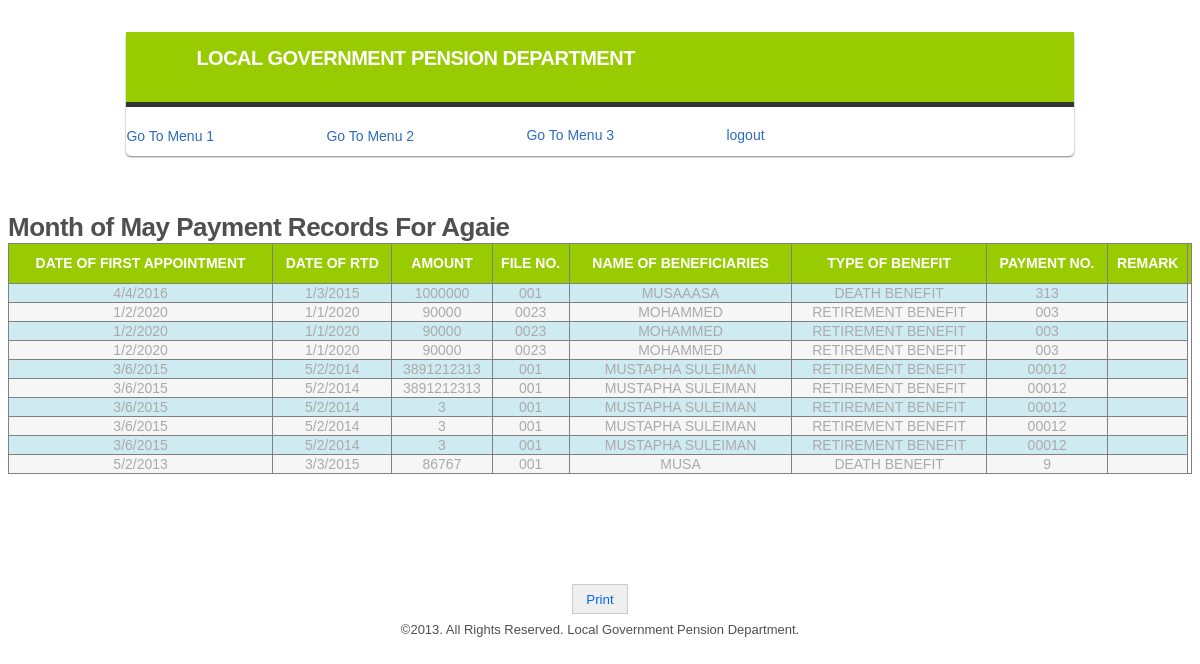
Page /admin/view2.php?status=Agaie (signed in) on the committed database.
### tables this page shows
CREATE TABLE `voters` (
  `id` int(10) NOT NULL auto_increment,
  `lg_to_vote` varchar(200) NOT NULL,
  `date_of_first_appointment` varchar(20) NOT NULL,
  `date_of_rtd` varchar(20) NOT NULL,
  `amount` varchar(200) NOT NULL,
  `fileno` varchar(200) NOT NULL,
  `name_of_beneficiary` varchar(200) NOT NULL,
  `type_of_benefit` varchar(200) NOT NULL,
  `payment_no` varchar(200) NOT NULL,
  `remark` varchar(200) NOT NULL,
  `payment_status` varchar(200) NOT NULL,
  `date` int(5) NOT NULL,
  `diff` date NOT NULL,
  PRIMARY KEY  (`id`)
);

### admin/class.php (called while the page is built, shortened)
<?php
class ourclass{
	public function checkNumofVisitors($query){
		$this->query=$query;
		if(mysql_num_rows($this->query)==0){ return false;}
		else { return true; }
		}
	}
?>

### admin/view2.php (the view, shortened to what this page needs)
<?php
if($_SESSION['auth']==1){
$status=$_GET['status'];
?>
<!DOCTYPE html PUBLIC "-//W3C//DTD XHTML 1.0 Transitional//EN" "http://www.w3.org/TR/xhtml1/DTD/xhtml1-transitional.dtd">
<html xmlns="http://www.w3.org/1999/xhtml">
<head>
<link href="style.css" rel="stylesheet" type="text/css" />
</head>
<body>
<div id="wrapper">
<div id="head">
<h2 style="position:relative; top:15px; left:70px;">LOCAL GOVERNMENT PENSION DEPARTMENT</h2>
 </div>
<p style="margin:-20px 0px 0px 0px;"><a style="color:#FOO; font-size:14px;" href="menu.php">Go To Menu 1</a></p>
<p style="margin:-20px 0px 0px 200px;"><a style="color:#FOO; font-size:14px;" href="menu2.php">Go To Menu 2</a></p>
<p style="margin:-20px 0px 0px 400px;"><a style="color:#FOO; font-size:14px;" href="menu4.php">Go To Menu 3</a></p>
<p style="margin:-20px 0px 0px 600px;"><a style="color:#FOO; font-size:14px;" href="logout.php">logout</a></p>
<br/>
</div>
<div id="body">
<div id="rightside">
<div id="menu">
<?php
  include ("class.php");
  $object=new ourclass;
  $display = 20;
  if (isset($_GET['s']) && is_numeric
  ($_GET['s'])) {
  $start = $_GET['s'];
  } else {
  $start = 0;
  }
  ?>
  <p>&nbsp;</p>
  <h1>Month of <?php echo date("F");?> Payment Records For <?php echo $status; ?></h1>
  <?php
$fetch="SELECT * FROM `voters` WHERE `date_of_rtd` AND `lg_to_vote`='$status'  ORDER BY `date` ASC LIMIT $start, $display ";
$fetch=@mysql_query($fetch) or die(mysql_error());
if($object->checkNumofVisitors($fetch)==false){echo "<p class='msg info'>Sorry, no Records found!</p>";}
elseif($object->checkNumofVisitors($fetch)==true){
?>
<center><table border="1" class="restable" width="100%" style="color:#a9aaab; text-align:center; border-collapse:collapse;font-size:14px;">
  <tr style="background-color:#9C0; color:#FFF; font-family:Tahoma, Geneva, sans-serif;">
<th height="37">DATE OF FIRST APPOINTMENT </th>
<th>DATE OF RTD</th>
<th>AMOUNT</th>
<th>FILE NO.</th>
<th>NAME OF BENEFICIARIES</th>
<th>TYPE OF BENEFIT</th>
<th>PAYMENT NO.</th>
<th>REMARK</th>
<th></th>
</tr>
<?php
while($row=mysql_fetch_array($fetch)){
$bg = ($bg=='#cfebf2' ? '#f6f6f6' :
'#cfebf2');
 echo "<tr bgcolor='$bg' class='trs'>";  ?>
<td><?php echo $row['date_of_first_appointment']; ?></td>
<td><?php echo $row['date_of_rtd'];?></td>
<td><?php echo $row['amount'];?></td>
<td><?php echo $row['fileno'];?></td>
<td><?php echo $row['name_of_beneficiary'];?></td>
<td><?php echo $row['type_of_benefit'];?></td>
<td><?php echo $row['payment_no'];?></td>
<td><?php echo $row['remark'];?></td>
</tr>
<?php
}
}
?>
</table>
<p>&nbsp;</p>
<p>&nbsp;</p>
<p>&nbsp;</p>
<center>
</center>
</div>
</div>
</div>
<div>
<?php include("footer.php"); ?>
</div>
</body>
</html>
<?php }
else {header("location:index.php?access=denied");
}
?>

### admin/style.css (style rules this page uses)
body { font-family: "Lucida Grande", "Lucida Sans Unicode", "Lucida Sans", Helvetica, Arial, Verdana, sans-serif; font-size: 62.5%; padding: 0 0 30px; color: #4f4f4f; }
#wrapper { width:100%; width:80%; -moz-border-radius: 5px; -webkit-border-radius: 5px; -moz-box-shadow:0 1px 2px rgba(0, 0, 0, 0.5); -webkit-box-shadow:0 1px 2px rgba(0, 0, 0, 0.5); margin:auto; }
#head { width:100%; background-color:#9C0; border-bottom:5px solid #333; height:70px; color:#FFF; margin-bottom:40px; }
a { color: #2D6CBE; text-decoration:none; }
h1, h2, h3, h4, h5, h6 { letter-spacing: -.5px; }
h1 { font-size: 2.6em; margin: 1.2em 0 0; }
h2 { font-size: 2em; margin: 1.6em 0 .4em; }
p, li { font-size: 1.3em; line-height: 1.5em; margin: .4em 0 1.2em; }

### rows in the picture
voters: date_of_first_appointment "4/4/2016", date_of_rtd "1/3/2015", amount "1000000", fileno "001", name_of_beneficiary "MUSAAASA", type_of_benefit "DEATH BENEFIT", payment_no "313"
voters: date_of_first_appointment "1/2/2020", date_of_rtd "1/1/2020", amount "90000", fileno "0023", name_of_beneficiary "MOHAMMED", type_of_benefit "RETIREMENT BENEFIT", payment_no "003"
voters: date_of_first_appointment "1/2/2020", date_of_rtd "1/1/2020", amount "90000", fileno "0023", name_of_beneficiary "MOHAMMED", type_of_benefit "RETIREMENT BENEFIT", payment_no "003"
voters: date_of_first_appointment "1/2/2020", date_of_rtd "1/1/2020", amount "90000", fileno "0023", name_of_beneficiary "MOHAMMED", type_of_benefit "RETIREMENT BENEFIT", payment_no "003"
voters: date_of_first_appointment "3/6/2015", date_of_rtd "5/2/2014", amount "3891212313", fileno "001", name_of_beneficiary "MUSTAPHA SULEIMAN", type_of_benefit "RETIREMENT BENEFIT", payment_no "00012"
voters: date_of_first_appointment "3/6/2015", date_of_rtd "5/2/2014", amount "3891212313", fileno "001", name_of_beneficiary "MUSTAPHA SULEIMAN", type_of_benefit "RETIREMENT BENEFIT", payment_no "00012"
voters: date_of_first_appointment "3/6/2015", date_of_rtd "5/2/2014", amount "3", fileno "001", name_of_beneficiary "MUSTAPHA SULEIMAN", type_of_benefit "RETIREMENT BENEFIT", payment_no "00012"
voters: date_of_first_appointment "3/6/2015", date_of_rtd "5/2/2014", amount "3", fileno "001", name_of_beneficiary "MUSTAPHA SULEIMAN", type_of_benefit "RETIREMENT BENEFIT", payment_no "00012"
voters: date_of_first_appointment "3/6/2015", date_of_rtd "5/2/2014", amount "3", fileno "001", name_of_beneficiary "MUSTAPHA SULEIMAN", type_of_benefit "RETIREMENT BENEFIT", payment_no "00012"
voters: date_of_first_appointment "5/2/2013", date_of_rtd "3/3/2015", amount "86767", fileno "001", name_of_beneficiary "MUSA", type_of_benefit "DEATH BENEFIT", payment_no "9"

### other values in the picture
$status "Agaie"
